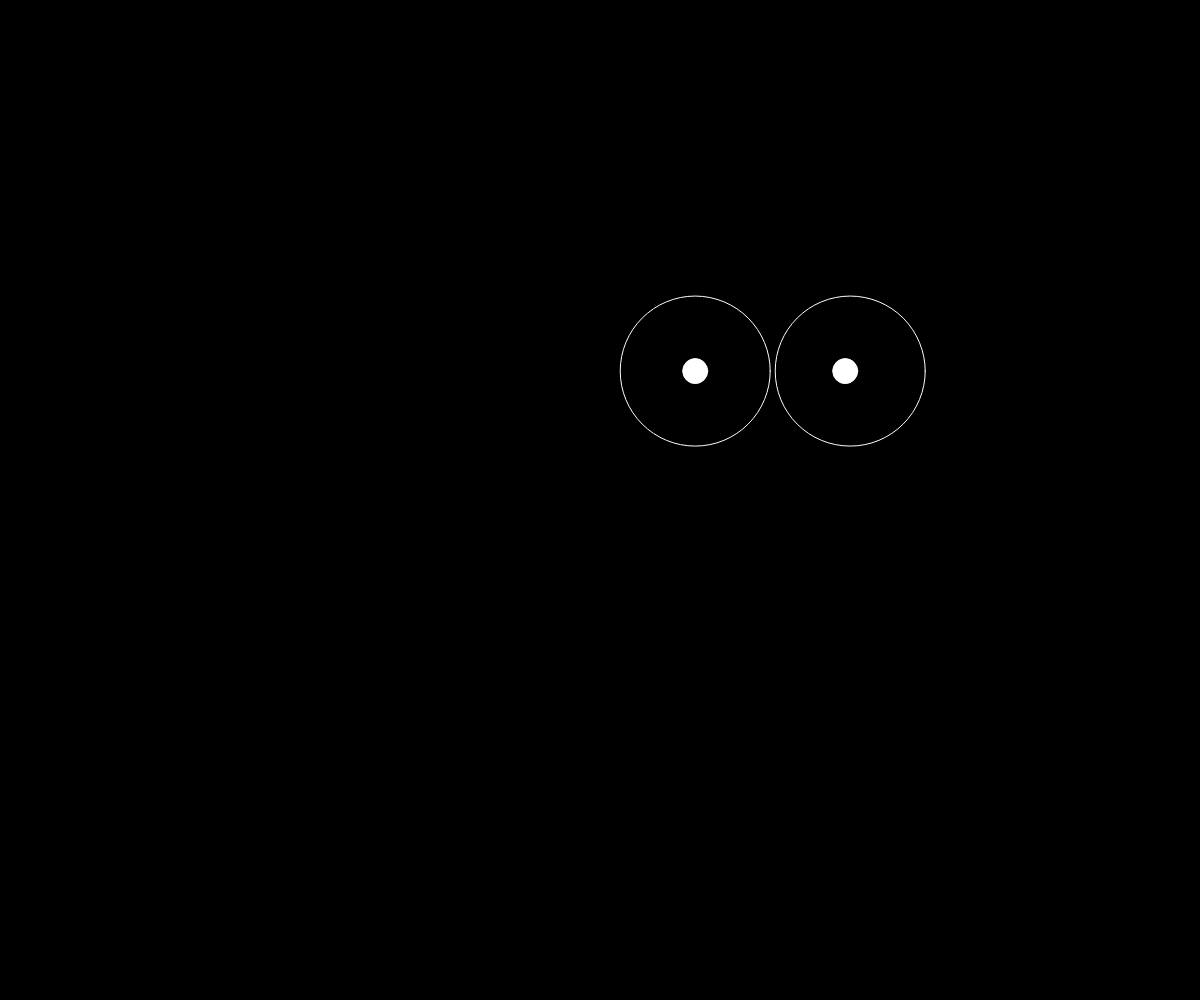
Frame 1 (no input)
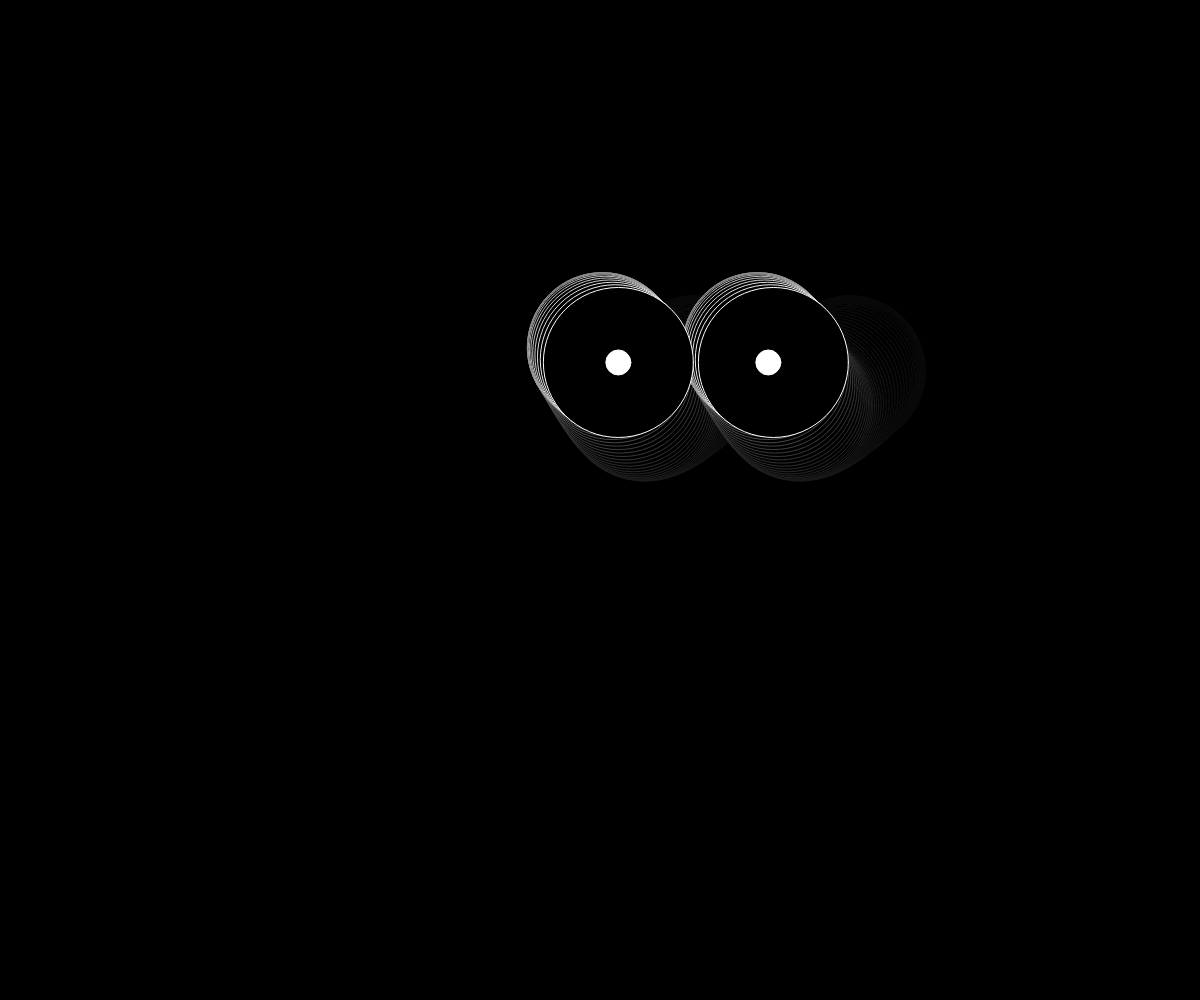
Frame 60 (no input)
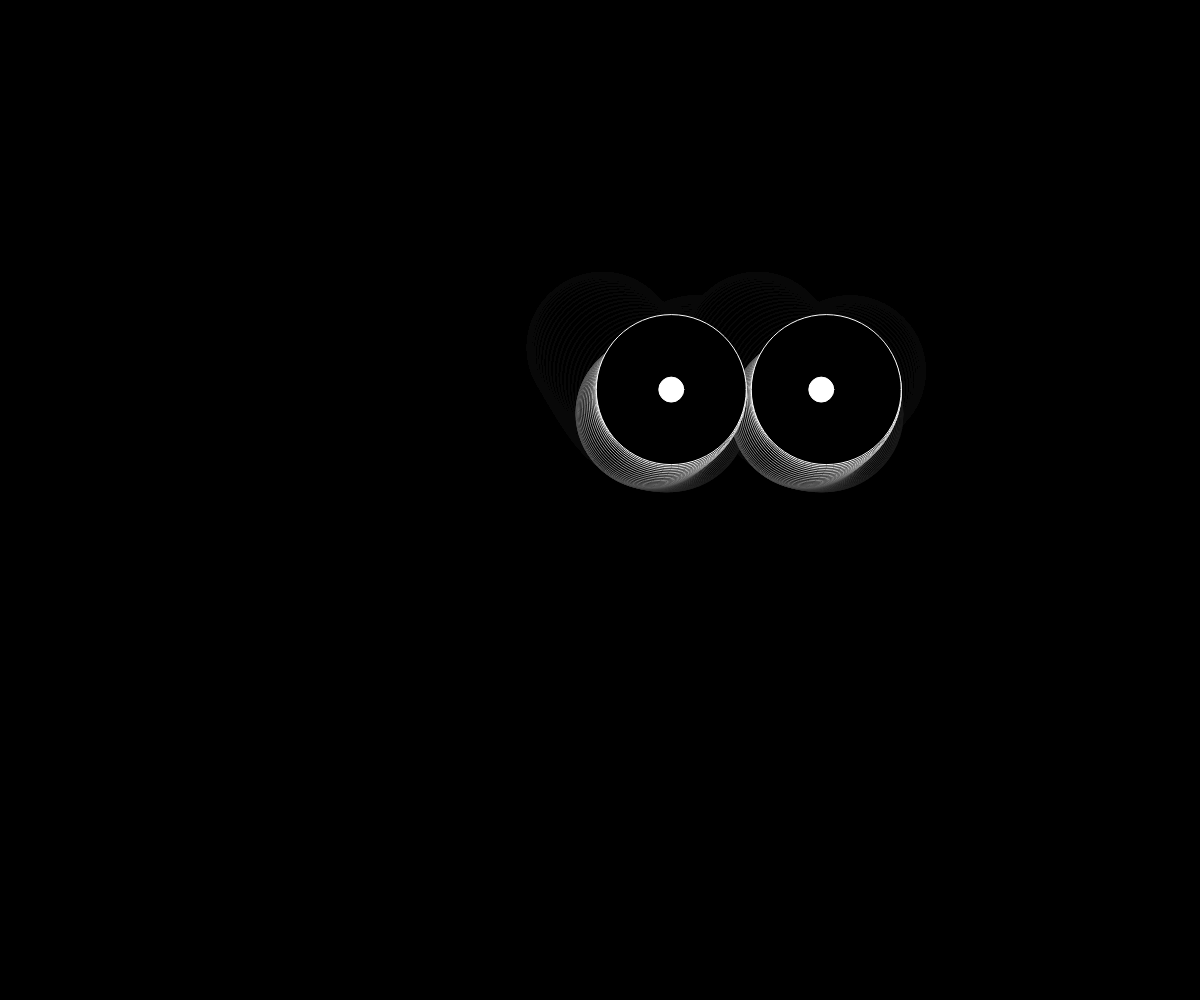
Frame 120 (the mouse pressed at the canvas centre since frame 60)

The p5.js sketch that drew these frames (run headless with seeded random() and noise() and a simulated clock; from frame 60 on, the mouse is pressed at the canvas centre):

// p5.js sketch
// ── sketch.js
// Global variables
let t; 
let x; // X position
let y; // Y position

function setup() {
  createCanvas(windowWidth, windowHeight);
  background(0);
  t = 0;
}

function draw() {
  background(0, 16);

  stroke(255);
  fill(0);
  x = width * noise(t + 15);
  y = height * noise(t + 5);
  ellipse(x + 155, y, 150, 150);
  ellipse(x, y, 150, 150);
  t += 0.005;

    fill(255);
    ellipse(x + 150, y, 25, 25);
    ellipse(x, y, 25, 25);
    

}
